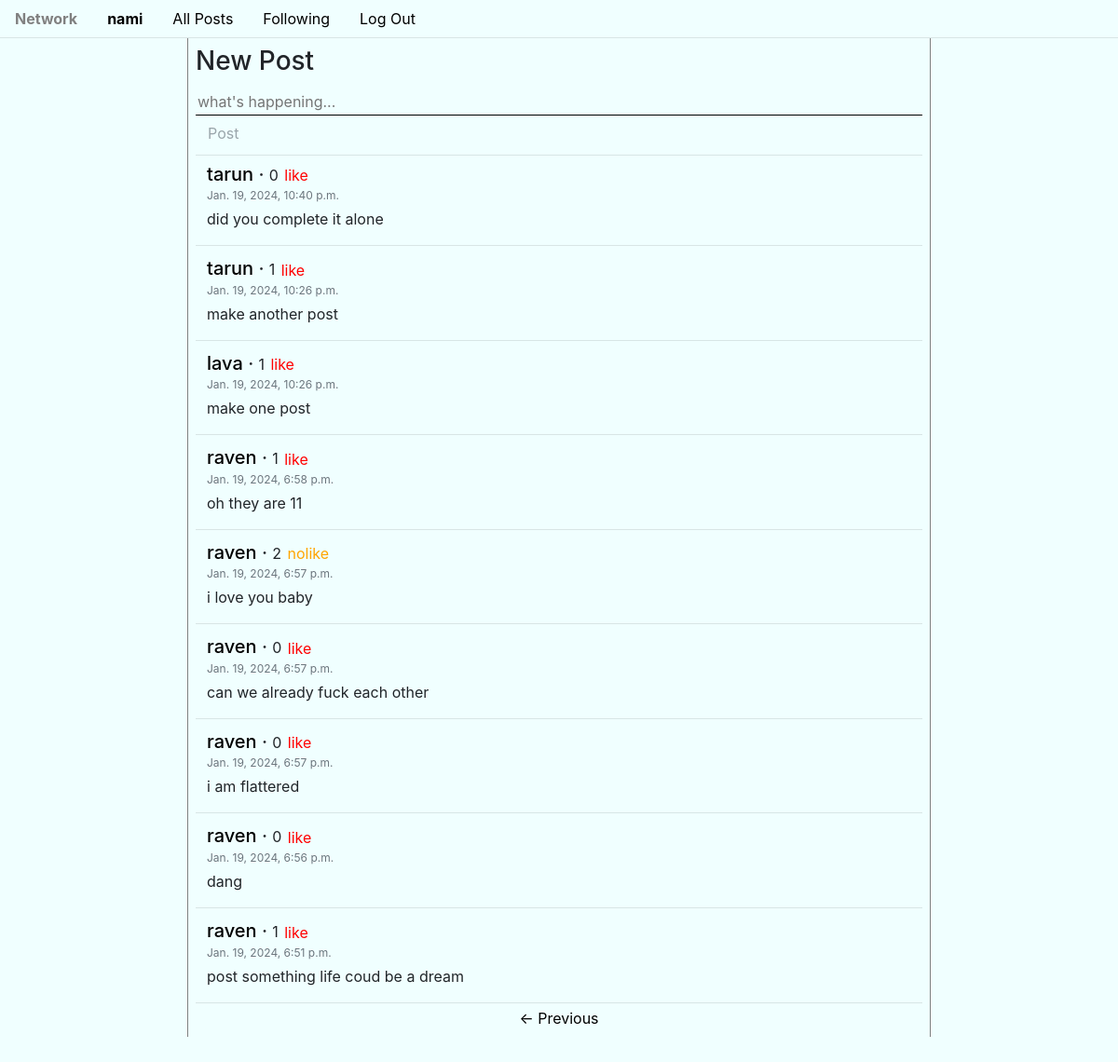
The page /following?page=2 (signed in) on the database its author committed.
### network/models.py (models this page shows)
class User(AbstractUser):
    pass

class Post(models.Model):
    poster = models.ForeignKey(User, on_delete=models.CASCADE, related_name='writer')
    content = models.CharField(max_length=240)
    timestamp = models.DateTimeField(default=datetime.now)
    likes = models.ManyToManyField(User, related_name='liked')
    def __str__(self):
        return f"{self.id}: {self.poster} posted {self.content}"

### network/views.py (the view)
# urls.py: path('following', views.following, name='following'),
@login_required
def following(request):
    allpost = Post.objects.all().order_by('-timestamp')
    followings = Follow.objects.filter(follower=request.user)
    followinglist = []
    print('following: ')
    for person in followings:
        followinglist.append(person.following)
    print(f'followinglist: {followinglist}')
    followingpost = []
    for post in allpost:
        if post.poster in followinglist:
            print(post)
            followingpost.append(post)
        else:
            print('not it following')
    paginator = Paginator(followingpost, paginateby)
    page_number = request.GET.get('page')
    page_obj = paginator.get_page(page_number)
    return render(request, 'network/following.html',{
        'page_obj': page_obj,
        'following': followinglist
    })

### network/templates/network/following.html (shortened to what this page needs)
{% extends "network/layout.html" %}
{% load static %}
{% block body %}
<div class="container">
    <div class="row justify-content-md-center wholecontainer">
        <div class="mx-3 p-2 middleitem">
            {% if user.is_authenticated %}
                <div class="newpost">
                    <h3>New Post</h3>
                    <div class="my-1">
                        <form action="{% url 'newpost' %}" method="post" id="newpost-form" autocomplete="off">
                            <textarea class="my-0" name="newpost" id="newpost" rows="1" placeholder="what's happening..."></textarea>
                            <input disabled type="submit" value="Post" class="btn btn-link" id="newpostsubmitbutton">
                        </form>
                    </div>
                </div>
            {% endif %}
            <div class="allpost">
            {% for post in page_obj %}
                <div class="row postitem p-2 mx-1">
                    <h5 class="my-0">
                        <a href="{% url 'viewuser' user_id=post.poster.id %}">{{ post.poster }}</a>
                        &middot;
                        <small id="like-count-{{post.id}}">{{ post.likes.all.count }}</small>
                        {% if user.is_authenticated %}
                            {% if user in post.likes.all %}
                                <button class="btn btn-link p-0" id="like-{{post.id}}" onclick="togglelike('{{user.id}}','{{post.id}}')" style="color: orange;">nolike</button>
                            {% else %}
                                <button class="btn btn-link p-0" id="like-{{post.id}}" onclick="togglelike('{{user.id}}','{{post.id}}')" style="color: red;">like</button>
                            {% endif %}
                        {% endif %}
                    </h5>
                    <p class="text-muted m-0 p-0" style="font-size: 12px;">{{ post.timestamp }}</p>
                    <div class="my-1" id="contentdiv-{{post.id}}">
                        <p class="my-0" id="content-{{post.id}}">{{ post.content }}</p>
                    </div>
                </div>
                <hr class="my-1">
            {% endfor %}
            </div>
            <div class="row pagination justify-content-md-center mx-2">
                <span class="step-links">
                    {% if page_obj.has_previous %}
                    <a href="?page={{ page_obj.previous_page_number }}">&leftarrow; Previous</a>
                    {% endif %}
                </span>
            </div>
        </div>
    </div>
</div>
{% endblock %}

### network/templates/network/layout.html (shortened to what this page needs)
{% load static %}
<!DOCTYPE html>
<html lang="en">
    <head>
        <link rel="stylesheet" href="https://stackpath.bootstrapcdn.com/bootstrap/4.4.1/css/bootstrap.min.css">
        <link href="{% static 'network/styles.css' %}" rel="stylesheet">
    </head>
    <body>
        <ul class="nav">
            <li class="nav-item">
                <a class="nav-link" href="{% url 'index' %}"><strong>Network</strong></a>
            </li>
            {% if user.is_authenticated %}
                <li class="nav-item">
                    <a class="nav-link" href="{% url 'viewuser' user_id=user.id %}"><strong>{{ user.username }}</strong></a>
                </li>
            {% endif %}
            <li class="nav-item">
            <a class="nav-link" href="{% url 'index' %}">All Posts</a>
            </li>
            {% if user.is_authenticated %}
                <li class="nav-item">
                    <a class="nav-link" href="{% url 'following' %}">Following</a>
                </li>
                <li class="nav-item">
                    <a class="nav-link" href="{% url 'logout' %}">Log Out</a>
                </li>
            {% endif %}
        </ul>
        <div class="body">
            {% block body %}
            {% endblock %}
        </div>
    </body>
</html>

### network/static/network/styles.css (style rules this page uses)
* { background-color: azure; }
.middleitem { border: none; border-left: 1px solid gray; border-right: 1px solid gray; width: 70%; margin-bottom: 20vh; }
.newpost { display: grid; justify-content: baseline; }
.allpost { display: block; }
textarea { display: block; width: 100%; margin: 10px 0px; resize: none; border: none; border-bottom: 1px solid black; white-space: pre-wrap; overflow: hidden; }
.postitem { display: block; }
a { color: black; }
.btn { color: black; }
.btn-link { color: black; }

### rows shown on the page
User: username "nami"
Post: poster "tarun", likes.all.count "0", timestamp "Jan. 19, 2024, 10:40 p.m.", content "did you complete it alone"
Post: poster "tarun", likes.all.count "1", timestamp "Jan. 19, 2024, 10:26 p.m.", content "make another post"
Post: poster "lava", likes.all.count "1", timestamp "Jan. 19, 2024, 10:26 p.m.", content "make one post"
Post: poster "raven", likes.all.count "1", timestamp "Jan. 19, 2024, 6:58 p.m.", content "oh they are 11"
Post: poster "raven", likes.all.count "2", timestamp "Jan. 19, 2024, 6:57 p.m.", content "i love you baby"
Post: poster "raven", likes.all.count "0", timestamp "Jan. 19, 2024, 6:57 p.m.", content "can we already fuck each other"
Post: poster "raven", likes.all.count "0", timestamp "Jan. 19, 2024, 6:57 p.m.", content "i am flattered"
Post: poster "raven", likes.all.count "0", timestamp "Jan. 19, 2024, 6:56 p.m.", content "dang"
Post: poster "raven", likes.all.count "1", timestamp "Jan. 19, 2024, 6:51 p.m.", content "post something life coud be a dream"
